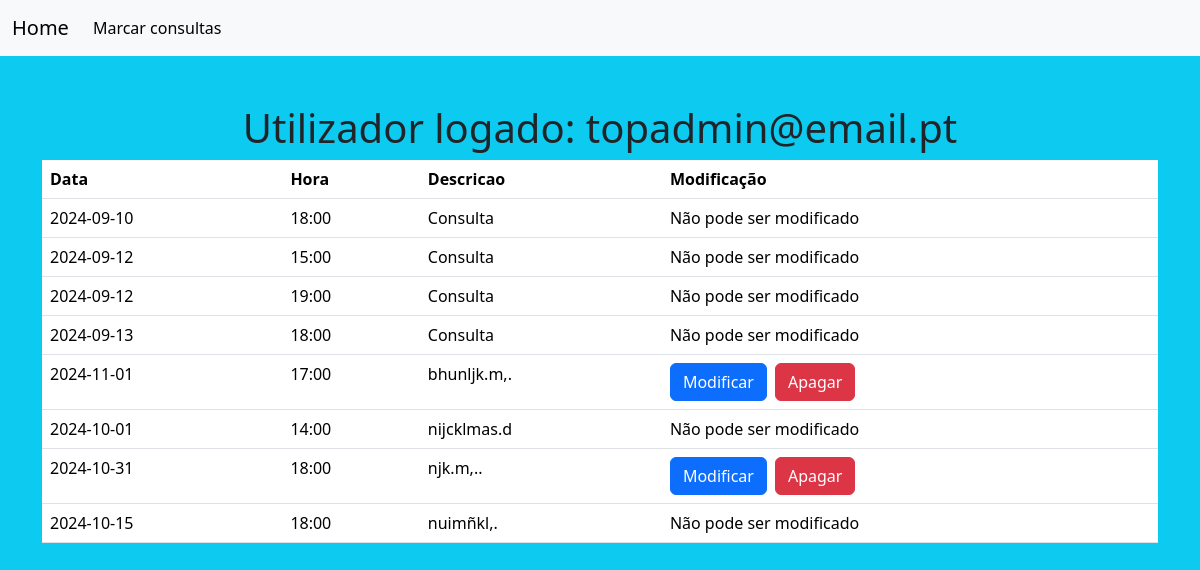
/PHP/consultas/todas_consultas_marcadas.php (signed in), run on the app's committed database.
### tables this page shows
CREATE TABLE `marcacoes` (
  `ID` int(6) NOT NULL,
  `Utilizador` varchar(30) NOT NULL,
  `Hora` varchar(100) NOT NULL,
  `Data da consulta` varchar(100) NOT NULL,
  `Descricao` varchar(300) NOT NULL,
  `Email` varchar(50) NOT NULL
);

### PHP/consultas/todas_consultas_marcadas.php (the view, shortened to what this page needs)
<?php
include_once('../config.php');
$logado = $_SESSION['email'];
$sql = "SELECT * FROM marcacoes";
$result = $conexao->query($sql);
function podeModificar($dataMarcacao, $horaMarcacao) {
  $agora = new DateTime();
  $dataMarcacaoCompleta = new DateTime($dataMarcacao . ' ' . $horaMarcacao);
  $intervalo = $agora->diff($dataMarcacaoCompleta);
  if ($agora > $dataMarcacaoCompleta) {
      return false;
  }
  $horasRestantes = ($intervalo->days * 24) + $intervalo->h;
  return ($horasRestantes >= 72);
}
?>
<html>
    <head>
    <link rel="stylesheet" href="https://cdn.jsdelivr.net/npm/bootstrap@5.3.2/dist/css/bootstrap.min.css">
    </head>
    <body class="bg-info">
  <nav class="navbar navbar-expand-lg  navbar-light bg-light ">
  <div class="container-fluid">
    <a class="navbar-brand" href="../homepage.php">Home</a>
    <div class="collapse navbar-collapse" id="navbarSupportedContent">
      <ul class="navbar-nav me-auto mb-2 mb-lg-0">
        <li class="nav-item">
          <a class="nav-link active" aria-current="page" href="marcar_consulta.php">Marcar consultas</a>
        </li>
      </ul>
    </div>
  </div>
</nav>
 <div class="container mt-5">
 <div class="row">
 <div class="col text-center">
   <?php echo "<h1>Utilizador logado: $logado</h1>" ?>
   <table class="table">
            <thead>
                <tr>
                    <th>Data</th>
                    <th>Hora</th>
                    <th>Descricao</th>
                    <th>Modificação</th>
                </tr>
            </thead>
            <tbody>
                <?php
                if($result->num_rows >0){
                    while($row = $result->fetch_assoc()) {
                        echo "<tr>";
                        echo "<td>" .$row['Data da consulta'] . "</td>";
                        echo "<td>" .$row['Hora'] . "</td>";
                        echo "<td>" .$row['Descricao'] . "</td>";
                        echo "<td>";
                        if( podeModificar($row['Data da consulta'], $row['Hora'])) {
                            echo "<a class='btn btn-primary me-2' href='editar_consulta.php?id=". $row['ID']."'>Modificar</a>";
                            echo "<a class='btn btn-danger' href='eliminar_consulta.php?id=". $row['ID']."'>Apagar</a>";
                        } else {
                            echo "Não pode ser modificado";
                        }
                        echo "</td>";
                        echo "</tr>";
                    }
                } else {
                    echo "<tr><td colspan='4'>Nenhuma consulta  encontrada.</td></tr>";
                }
                ?>
            </tbody>
        </table>
 </div>
 </div>
 </div>
</body>
</html>

### data on the page
marcacoes: Data da consulta "2024-09-10", Hora "18:00", Descricao "Consulta", shows "Não pode ser modificado"
marcacoes: Data da consulta "2024-09-12", Hora "15:00", Descricao "Consulta", shows "Não pode ser modificado"
marcacoes: Data da consulta "2024-09-12", Hora "19:00", Descricao "Consulta", shows "Não pode ser modificado"
marcacoes: Data da consulta "2024-09-13", Hora "18:00", Descricao "Consulta", shows "Não pode ser modificado"
marcacoes: Data da consulta "2024-11-01", Hora "17:00", Descricao "bhunljk.m,."
marcacoes: Data da consulta "2024-10-01", Hora "14:00", Descricao "nijcklmas.d", shows "Não pode ser modificado"
marcacoes: Data da consulta "2024-10-31", Hora "18:00", Descricao "njk.m,.."
marcacoes: Data da consulta "2024-10-15", Hora "18:00", Descricao "nuimñkl,.", shows "Não pode ser modificado"

### other printed values
$logado "topadmin@email.pt"
